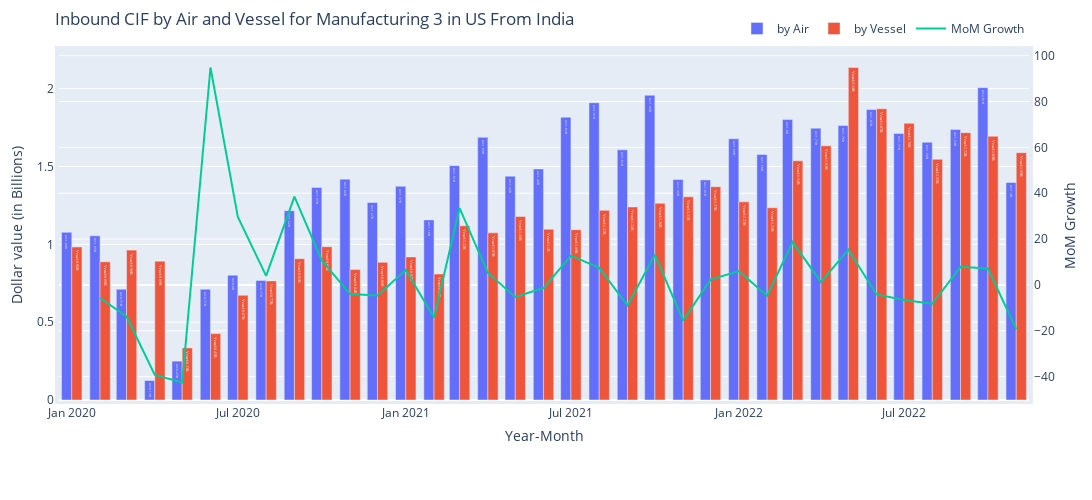
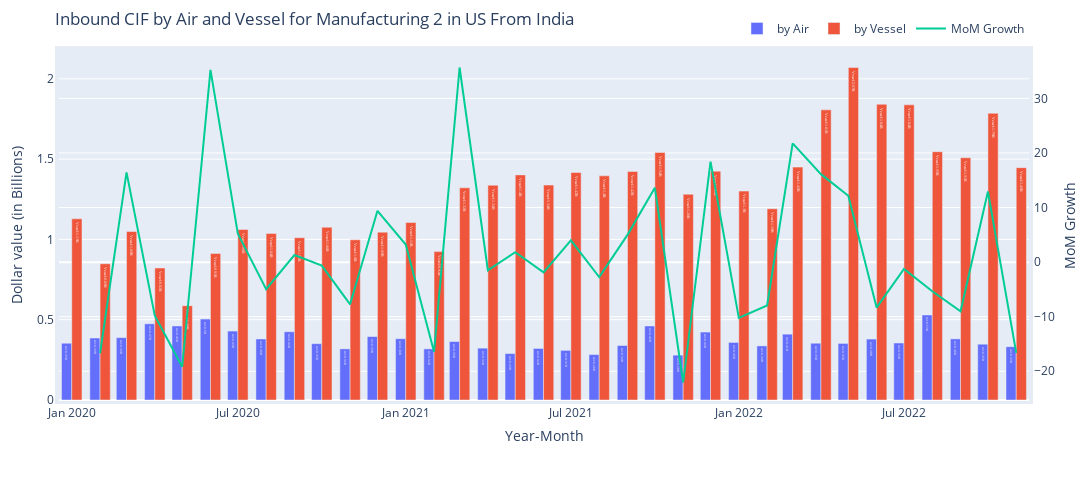
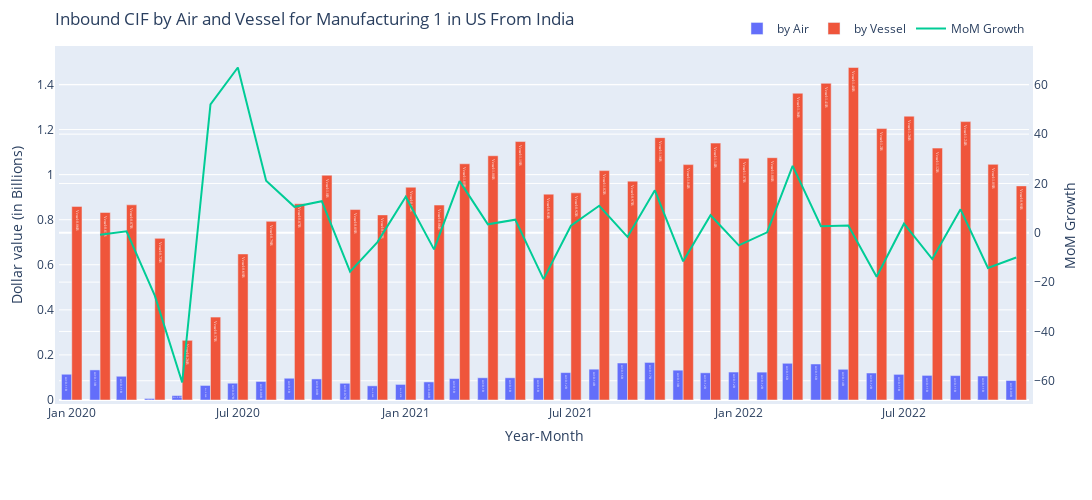
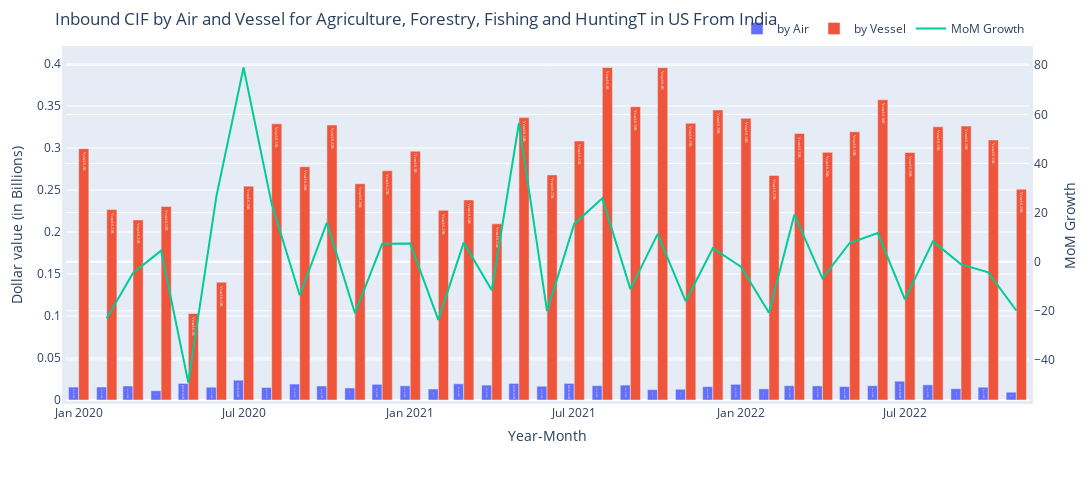

Notebook source saved alongside these figures, in order:
### Code cell
for na2Code in tempdf['NA2'].unique():MoMChangePlotbyNA2(tempdf,na2Code)

### Figure 1 — Plotly figure (JSON) as saved in the notebook; plotly's stock layout.template omitted (floating-point values rounded to 4 significant figures)
{"data": [{"hoverinfo": "text", "insidetextanchor": "end", "name": "by Air", "text": ["Air:1.08B", "Air:1.05B", "Air:0.71B", "Air:0.13B", "Air:0.25B", "Air:0.71B", "Air:0.8B", "Air:0.77B", "Air:1.22B", "Air:1.37B", "Air:1.42B", "Air:1.27B", "Air:1.37B", "Air:1.16B", "Air:1.51B", "Air:1.69B", "Air:1.44B", "Air:1.48B", "Air:1.82B", "Air:1.91B", "Air:1.61B", "Air:1.96B", "Air:1.42B", "Air:1.41B", "Air:1.68B", "Air:1.58B", "Air:1.8B", "Air:1.75B", "Air:1.76B", "Air:1.87B", "Air:1.71B", "Air:1.66B", "Air:1.74B", "Air:2.01B", "Air:1.4B"], "textfont": {"size": 30}, "textposition": "inside", "type": "bar", "x": ["2020-01", "2020-02", "2020-03", "2020-04", "2020-05", "2020-06", "2020-07", "2020-08", "2020-09", "2020-10", "2020-11", "2020-12", "2021-01", "2021-02", "2021-03", "2021-04", "2021-05", "2021-06", "2021-07", "2021-08", "2021-09", "2021-10", "2021-11", "2021-12", "2022-01", "2022-02", "2022-03", "2022-04", "2022-05", "2022-06", "2022-07", "2022-08", "2022-09", "2022-10", "2022-11"], "y": [1.077, 1.055, 0.712, 0.1251, 0.2496, 0.7115, 0.8022, 0.7681, 1.216, 1.366, 1.419, 1.268, 1.373, 1.157, 1.505, 1.688, 1.438, 1.484, 1.817, 1.91, 1.607, 1.958, 1.416, 1.414, 1.678, 1.577, 1.801, 1.746, 1.763, 1.866, 1.712, 1.656, 1.737, 2.006, 1.397], "yaxis": "y"}, {"hoverinfo": "text", "name": "by Vessel", "text": ["Vessel:0.98B", "Vessel:0.89B", "Vessel:0.96B", "Vessel:0.89B", "Vessel:0.33B", "Vessel:0.43B", "Vessel:0.67B", "Vessel:0.77B", "Vessel:0.91B", "Vessel:0.98B", "Vessel:0.84B", "Vessel:0.88B", "Vessel:0.92B", "Vessel:0.81B", "Vessel:1.12B", "Vessel:1.07B", "Vessel:1.18B", "Vessel:1.1B", "Vessel:1.09B", "Vessel:1.22B", "Vessel:1.24B", "Vessel:1.26B", "Vessel:1.31B", "Vessel:1.37B", "Vessel:1.27B", "Vessel:1.23B", "Vessel:1.54B", "Vessel:1.63B", "Vessel:2.14B", "Vessel:1.87B", "Vessel:1.78B", "Vessel:1.55B", "Vessel:1.72B", "Vessel:1.69B", "Vessel:1.59B"], "textfont": {"color": "white", "family": "sans serif", "size": 30}, "textposition": "inside", "type": "bar", "x": ["2020-01", "2020-02", "2020-03", "2020-04", "2020-05", "2020-06", "2020-07", "2020-08", "2020-09", "2020-10", "2020-11", "2020-12", "2021-01", "2021-02", "2021-03", "2021-04", "2021-05", "2021-06", "2021-07", "2021-08", "2021-09", "2021-10", "2021-11", "2021-12", "2022-01", "2022-02", "2022-03", "2022-04", "2022-05", "2022-06", "2022-07", "2022-08", "2022-09", "2022-10", "2022-11"], "y": [0.9831, 0.8877, 0.9629, 0.8921, 0.3346, 0.4266, 0.6729, 0.7652, 0.9077, 0.9844, 0.8379, 0.8842, 0.9193, 0.8095, 1.119, 1.074, 1.179, 1.097, 1.094, 1.218, 1.24, 1.264, 1.305, 1.37, 1.273, 1.235, 1.536, 1.633, 2.136, 1.871, 1.778, 1.546, 1.717, 1.694, 1.589], "yaxis": "y"}, {"hoverinfo": "text", "hovertemplate": "%{y:.2f}%%{_xother}", "name": "MoM Growth", "text": "{y2:.2f}%", "textfont": {"size": 30}, "type": "scatter", "x": ["2020-01", "2020-02", "2020-03", "2020-04", "2020-05", "2020-06", "2020-07", "2020-08", "2020-09", "2020-10", "2020-11", "2020-12", "2021-01", "2021-02", "2021-03", "2021-04", "2021-05", "2021-06", "2021-07", "2021-08", "2021-09", "2021-10", "2021-11", "2021-12", "2022-01", "2022-02", "2022-03", "2022-04", "2022-05", "2022-06", "2022-07", "2022-08", "2022-09", "2022-10", "2022-11"], "xperiodalignment": "middle", "y": [null, -5.729, -13.77, -39.27, -42.57, 94.83, 29.6, 3.95, 38.51, 10.65, -3.974, -4.608, 6.485, -14.21, 33.47, 5.213, -5.239, -1.362, 12.77, 7.457, -8.974, 13.13, -15.52, 2.31, 5.998, -4.708, 18.69, 1.235, 15.39, -4.156, -6.617, -8.237, 7.88, 7.124, -19.31], "yaxis": "y2"}], "layout": {"autosize": false, "barmode": "group", "height": 500, "hovermode": "x unified", "legend": {"orientation": "h", "x": 1, "xanchor": "right", "y": 1.02, "yanchor": "bottom"}, "margin": {"b": 100, "l": 50, "pad": 4, "r": 50, "t": 50}, "title": {"text": "Inbound CIF by Air and Vessel for Manufacturing 3 in US From India"}, "width": 1400, "xaxis": {"title": {"text": "Year-Month"}}, "yaxis": {"side": "left", "title": {"text": "Dollar value (in Billions)"}}, "yaxis2": {"overlaying": "y", "side": "right", "title": {"text": "MoM Growth"}}}}

### Figure 2 — Plotly figure (JSON) as saved in the notebook; plotly's stock layout.template omitted (floating-point values rounded to 4 significant figures)
{"data": [{"hoverinfo": "text", "insidetextanchor": "end", "name": "by Air", "text": ["Air:0.35B", "Air:0.39B", "Air:0.39B", "Air:0.47B", "Air:0.46B", "Air:0.5B", "Air:0.43B", "Air:0.38B", "Air:0.42B", "Air:0.35B", "Air:0.32B", "Air:0.39B", "Air:0.38B", "Air:0.32B", "Air:0.36B", "Air:0.32B", "Air:0.29B", "Air:0.32B", "Air:0.31B", "Air:0.28B", "Air:0.34B", "Air:0.46B", "Air:0.28B", "Air:0.42B", "Air:0.36B", "Air:0.34B", "Air:0.41B", "Air:0.35B", "Air:0.35B", "Air:0.38B", "Air:0.35B", "Air:0.53B", "Air:0.38B", "Air:0.35B", "Air:0.33B"], "textfont": {"size": 30}, "textposition": "inside", "type": "bar", "x": ["2020-01", "2020-02", "2020-03", "2020-04", "2020-05", "2020-06", "2020-07", "2020-08", "2020-09", "2020-10", "2020-11", "2020-12", "2021-01", "2021-02", "2021-03", "2021-04", "2021-05", "2021-06", "2021-07", "2021-08", "2021-09", "2021-10", "2021-11", "2021-12", "2022-01", "2022-02", "2022-03", "2022-04", "2022-05", "2022-06", "2022-07", "2022-08", "2022-09", "2022-10", "2022-11"], "y": [0.3535, 0.386, 0.3883, 0.4745, 0.461, 0.5042, 0.4293, 0.3799, 0.425, 0.3506, 0.3184, 0.3949, 0.3815, 0.3183, 0.364, 0.3229, 0.2891, 0.321, 0.309, 0.2828, 0.3394, 0.4609, 0.2793, 0.4231, 0.3584, 0.3369, 0.4101, 0.3536, 0.3523, 0.3793, 0.3549, 0.5294, 0.3806, 0.3475, 0.3317], "yaxis": "y"}, {"hoverinfo": "text", "name": "by Vessel", "text": ["Vessel:1.13B", "Vessel:0.85B", "Vessel:1.05B", "Vessel:0.82B", "Vessel:0.59B", "Vessel:0.91B", "Vessel:1.06B", "Vessel:1.04B", "Vessel:1.01B", "Vessel:1.08B", "Vessel:1.0B", "Vessel:1.05B", "Vessel:1.11B", "Vessel:0.92B", "Vessel:1.32B", "Vessel:1.34B", "Vessel:1.4B", "Vessel:1.34B", "Vessel:1.42B", "Vessel:1.4B", "Vessel:1.42B", "Vessel:1.54B", "Vessel:1.28B", "Vessel:1.43B", "Vessel:1.3B", "Vessel:1.19B", "Vessel:1.45B", "Vessel:1.81B", "Vessel:2.07B", "Vessel:1.84B", "Vessel:1.84B", "Vessel:1.55B", "Vessel:1.51B", "Vessel:1.79B", "Vessel:1.45B"], "textfont": {"color": "white", "family": "sans serif", "size": 30}, "textposition": "inside", "type": "bar", "x": ["2020-01", "2020-02", "2020-03", "2020-04", "2020-05", "2020-06", "2020-07", "2020-08", "2020-09", "2020-10", "2020-11", "2020-12", "2021-01", "2021-02", "2021-03", "2021-04", "2021-05", "2021-06", "2021-07", "2021-08", "2021-09", "2021-10", "2021-11", "2021-12", "2022-01", "2022-02", "2022-03", "2022-04", "2022-05", "2022-06", "2022-07", "2022-08", "2022-09", "2022-10", "2022-11"], "y": [1.128, 0.8485, 1.049, 0.822, 0.587, 0.9127, 1.062, 1.037, 1.011, 1.076, 0.9977, 1.045, 1.105, 0.924, 1.321, 1.337, 1.402, 1.338, 1.417, 1.396, 1.423, 1.541, 1.281, 1.425, 1.301, 1.191, 1.45, 1.807, 2.071, 1.842, 1.838, 1.546, 1.508, 1.786, 1.447], "yaxis": "y"}, {"hoverinfo": "text", "hovertemplate": "%{y:.2f}%%{_xother}", "name": "MoM Growth", "text": "{y2:.2f}%", "textfont": {"size": 30}, "type": "scatter", "x": ["2020-01", "2020-02", "2020-03", "2020-04", "2020-05", "2020-06", "2020-07", "2020-08", "2020-09", "2020-10", "2020-11", "2020-12", "2021-01", "2021-02", "2021-03", "2021-04", "2021-05", "2021-06", "2021-07", "2021-08", "2021-09", "2021-10", "2021-11", "2021-12", "2022-01", "2022-02", "2022-03", "2022-04", "2022-05", "2022-06", "2022-07", "2022-08", "2022-09", "2022-10", "2022-11"], "xperiodalignment": "middle", "y": [null, -16.7, 16.46, -9.818, -19.17, 35.22, 5.227, -4.956, 1.304, -0.6381, -7.732, 9.412, 3.234, -16.44, 35.67, -1.486, 1.842, -1.872, 4.004, -2.731, 4.997, 13.61, -22.06, 18.42, -10.21, -7.934, 21.77, 16.12, 12.16, -8.335, -1.261, -5.345, -8.998, 12.93, -16.63], "yaxis": "y2"}], "layout": {"autosize": false, "barmode": "group", "height": 500, "hovermode": "x unified", "legend": {"orientation": "h", "x": 1, "xanchor": "right", "y": 1.02, "yanchor": "bottom"}, "margin": {"b": 100, "l": 50, "pad": 4, "r": 50, "t": 50}, "title": {"text": "Inbound CIF by Air and Vessel for Manufacturing 2 in US From India"}, "width": 1400, "xaxis": {"title": {"text": "Year-Month"}}, "yaxis": {"side": "left", "title": {"text": "Dollar value (in Billions)"}}, "yaxis2": {"overlaying": "y", "side": "right", "title": {"text": "MoM Growth"}}}}

### Figure 3 — Plotly figure (JSON) as saved in the notebook; plotly's stock layout.template omitted (floating-point values rounded to 4 significant figures)
{"data": [{"hoverinfo": "text", "insidetextanchor": "end", "name": "by Air", "text": ["Air:0.11B", "Air:0.13B", "Air:0.11B", "Air:0.01B", "Air:0.02B", "Air:0.06B", "Air:0.07B", "Air:0.08B", "Air:0.1B", "Air:0.09B", "Air:0.07B", "Air:0.06B", "Air:0.07B", "Air:0.08B", "Air:0.1B", "Air:0.1B", "Air:0.1B", "Air:0.1B", "Air:0.12B", "Air:0.14B", "Air:0.16B", "Air:0.17B", "Air:0.13B", "Air:0.12B", "Air:0.12B", "Air:0.12B", "Air:0.16B", "Air:0.16B", "Air:0.14B", "Air:0.12B", "Air:0.11B", "Air:0.11B", "Air:0.11B", "Air:0.11B", "Air:0.09B"], "textfont": {"size": 30}, "textposition": "inside", "type": "bar", "x": ["2020-01", "2020-02", "2020-03", "2020-04", "2020-05", "2020-06", "2020-07", "2020-08", "2020-09", "2020-10", "2020-11", "2020-12", "2021-01", "2021-02", "2021-03", "2021-04", "2021-05", "2021-06", "2021-07", "2021-08", "2021-09", "2021-10", "2021-11", "2021-12", "2022-01", "2022-02", "2022-03", "2022-04", "2022-05", "2022-06", "2022-07", "2022-08", "2022-09", "2022-10", "2022-11"], "y": [0.1143, 0.1335, 0.1054, 0.006769, 0.01972, 0.06456, 0.07443, 0.08218, 0.09649, 0.09351, 0.07418, 0.0629, 0.06914, 0.08018, 0.09513, 0.09863, 0.09861, 0.09824, 0.1216, 0.1368, 0.1642, 0.1667, 0.1323, 0.1206, 0.1241, 0.1237, 0.1629, 0.1598, 0.1363, 0.1198, 0.1137, 0.1092, 0.1084, 0.1064, 0.08647], "yaxis": "y"}, {"hoverinfo": "text", "name": "by Vessel", "text": ["Vessel:0.86B", "Vessel:0.83B", "Vessel:0.87B", "Vessel:0.72B", "Vessel:0.26B", "Vessel:0.37B", "Vessel:0.65B", "Vessel:0.79B", "Vessel:0.87B", "Vessel:1.0B", "Vessel:0.85B", "Vessel:0.82B", "Vessel:0.94B", "Vessel:0.86B", "Vessel:1.05B", "Vessel:1.08B", "Vessel:1.15B", "Vessel:0.91B", "Vessel:0.92B", "Vessel:1.02B", "Vessel:0.97B", "Vessel:1.16B", "Vessel:1.04B", "Vessel:1.14B", "Vessel:1.07B", "Vessel:1.08B", "Vessel:1.36B", "Vessel:1.41B", "Vessel:1.48B", "Vessel:1.2B", "Vessel:1.26B", "Vessel:1.12B", "Vessel:1.24B", "Vessel:1.05B", "Vessel:0.95B"], "textfont": {"color": "white", "family": "sans serif", "size": 30}, "textposition": "inside", "type": "bar", "x": ["2020-01", "2020-02", "2020-03", "2020-04", "2020-05", "2020-06", "2020-07", "2020-08", "2020-09", "2020-10", "2020-11", "2020-12", "2021-01", "2021-02", "2021-03", "2021-04", "2021-05", "2021-06", "2021-07", "2021-08", "2021-09", "2021-10", "2021-11", "2021-12", "2022-01", "2022-02", "2022-03", "2022-04", "2022-05", "2022-06", "2022-07", "2022-08", "2022-09", "2022-10", "2022-11"], "y": [0.8591, 0.8322, 0.866, 0.7172, 0.2648, 0.368, 0.6481, 0.7926, 0.8704, 0.9972, 0.845, 0.8214, 0.9441, 0.865, 1.048, 1.084, 1.147, 0.9133, 0.9191, 1.018, 0.9711, 1.164, 1.044, 1.14, 1.072, 1.075, 1.361, 1.405, 1.475, 1.204, 1.259, 1.118, 1.235, 1.046, 0.9501], "yaxis": "y"}, {"hoverinfo": "text", "hovertemplate": "%{y:.2f}%%{_xother}", "name": "MoM Growth", "text": "{y2:.2f}%", "textfont": {"size": 30}, "type": "scatter", "x": ["2020-01", "2020-02", "2020-03", "2020-04", "2020-05", "2020-06", "2020-07", "2020-08", "2020-09", "2020-10", "2020-11", "2020-12", "2021-01", "2021-02", "2021-03", "2021-04", "2021-05", "2021-06", "2021-07", "2021-08", "2021-09", "2021-10", "2021-11", "2021-12", "2022-01", "2022-02", "2022-03", "2022-04", "2022-05", "2022-06", "2022-07", "2022-08", "2022-09", "2022-10", "2022-11"], "xperiodalignment": "middle", "y": [null, -0.7841, 0.5795, -25.46, -60.7, 52.04, 67.02, 21.08, 10.53, 12.8, -15.72, -3.796, 14.58, -6.72, 20.96, 3.425, 5.326, -18.78, 2.885, 10.95, -1.678, 17.23, -11.58, 7.114, -5.081, 0.1933, 27.13, 2.695, 2.976, -17.84, 3.7, -10.65, 9.515, -14.26, -10.02], "yaxis": "y2"}], "layout": {"autosize": false, "barmode": "group", "height": 500, "hovermode": "x unified", "legend": {"orientation": "h", "x": 1, "xanchor": "right", "y": 1.02, "yanchor": "bottom"}, "margin": {"b": 100, "l": 50, "pad": 4, "r": 50, "t": 50}, "title": {"text": "Inbound CIF by Air and Vessel for Manufacturing 1 in US From India"}, "width": 1400, "xaxis": {"title": {"text": "Year-Month"}}, "yaxis": {"side": "left", "title": {"text": "Dollar value (in Billions)"}}, "yaxis2": {"overlaying": "y", "side": "right", "title": {"text": "MoM Growth"}}}}

### Figure 4 — Plotly figure (JSON) as saved in the notebook; plotly's stock layout.template omitted (floating-point values rounded to 4 significant figures)
{"data": [{"hoverinfo": "text", "insidetextanchor": "end", "name": "by Air", "text": ["Air:0.02B", "Air:0.02B", "Air:0.02B", "Air:0.01B", "Air:0.02B", "Air:0.02B", "Air:0.02B", "Air:0.01B", "Air:0.02B", "Air:0.02B", "Air:0.01B", "Air:0.02B", "Air:0.02B", "Air:0.01B", "Air:0.02B", "Air:0.02B", "Air:0.02B", "Air:0.02B", "Air:0.02B", "Air:0.02B", "Air:0.02B", "Air:0.01B", "Air:0.01B", "Air:0.02B", "Air:0.02B", "Air:0.01B", "Air:0.02B", "Air:0.02B", "Air:0.02B", "Air:0.02B", "Air:0.02B", "Air:0.02B", "Air:0.01B", "Air:0.02B", "Air:0.01B"], "textfont": {"size": 30}, "textposition": "inside", "type": "bar", "x": ["2020-01", "2020-02", "2020-03", "2020-04", "2020-05", "2020-06", "2020-07", "2020-08", "2020-09", "2020-10", "2020-11", "2020-12", "2021-01", "2021-02", "2021-03", "2021-04", "2021-05", "2021-06", "2021-07", "2021-08", "2021-09", "2021-10", "2021-11", "2021-12", "2022-01", "2022-02", "2022-03", "2022-04", "2022-05", "2022-06", "2022-07", "2022-08", "2022-09", "2022-10", "2022-11"], "y": [0.01539, 0.0154, 0.01664, 0.01099, 0.01971, 0.0152, 0.02358, 0.01488, 0.019, 0.01665, 0.01433, 0.01869, 0.01688, 0.01308, 0.01931, 0.01773, 0.01974, 0.01635, 0.01976, 0.01707, 0.01774, 0.01237, 0.01281, 0.01587, 0.01868, 0.01325, 0.01697, 0.01677, 0.01599, 0.01699, 0.02239, 0.01806, 0.01342, 0.0152, 0.009267], "yaxis": "y"}, {"hoverinfo": "text", "name": "by Vessel", "text": ["Vessel:0.3B", "Vessel:0.23B", "Vessel:0.21B", "Vessel:0.23B", "Vessel:0.1B", "Vessel:0.14B", "Vessel:0.25B", "Vessel:0.33B", "Vessel:0.28B", "Vessel:0.33B", "Vessel:0.26B", "Vessel:0.27B", "Vessel:0.3B", "Vessel:0.23B", "Vessel:0.24B", "Vessel:0.21B", "Vessel:0.34B", "Vessel:0.27B", "Vessel:0.31B", "Vessel:0.4B", "Vessel:0.35B", "Vessel:0.4B", "Vessel:0.33B", "Vessel:0.35B", "Vessel:0.34B", "Vessel:0.27B", "Vessel:0.32B", "Vessel:0.29B", "Vessel:0.32B", "Vessel:0.36B", "Vessel:0.29B", "Vessel:0.33B", "Vessel:0.33B", "Vessel:0.31B", "Vessel:0.25B"], "textfont": {"color": "white", "family": "sans serif", "size": 30}, "textposition": "inside", "type": "bar", "x": ["2020-01", "2020-02", "2020-03", "2020-04", "2020-05", "2020-06", "2020-07", "2020-08", "2020-09", "2020-10", "2020-11", "2020-12", "2021-01", "2021-02", "2021-03", "2021-04", "2021-05", "2021-06", "2021-07", "2021-08", "2021-09", "2021-10", "2021-11", "2021-12", "2022-01", "2022-02", "2022-03", "2022-04", "2022-05", "2022-06", "2022-07", "2022-08", "2022-09", "2022-10", "2022-11"], "y": [0.2992, 0.2267, 0.2144, 0.2305, 0.103, 0.1401, 0.2546, 0.3288, 0.2777, 0.3273, 0.2575, 0.2729, 0.2962, 0.2258, 0.2382, 0.2098, 0.3362, 0.268, 0.3083, 0.3959, 0.3491, 0.3957, 0.3296, 0.3454, 0.3353, 0.2673, 0.3173, 0.2948, 0.3193, 0.3574, 0.2947, 0.3252, 0.3261, 0.3096, 0.251], "yaxis": "y"}, {"hoverinfo": "text", "hovertemplate": "%{y:.2f}%%{_xother}", "name": "MoM Growth", "text": "{y2:.2f}%", "textfont": {"size": 30}, "type": "scatter", "x": ["2020-01", "2020-02", "2020-03", "2020-04", "2020-05", "2020-06", "2020-07", "2020-08", "2020-09", "2020-10", "2020-11", "2020-12", "2021-01", "2021-02", "2021-03", "2021-04", "2021-05", "2021-06", "2021-07", "2021-08", "2021-09", "2021-10", "2021-11", "2021-12", "2022-01", "2022-02", "2022-03", "2022-04", "2022-05", "2022-06", "2022-07", "2022-08", "2022-09", "2022-10", "2022-11"], "xperiodalignment": "middle", "y": [null, -23.04, -4.564, 4.515, -49.18, 26.59, 79.06, 23.57, -13.66, 15.92, -20.96, 7.276, 7.36, -23.7, 7.767, -11.64, 56.46, -20.12, 15.4, 25.85, -11.16, 11.23, -16.09, 5.504, -2.001, -20.75, 19.14, -6.771, 7.617, 11.66, -15.33, 8.273, -1.081, -4.334, -19.87], "yaxis": "y2"}], "layout": {"autosize": false, "barmode": "group", "height": 500, "hovermode": "x unified", "legend": {"orientation": "h", "x": 1, "xanchor": "right", "y": 1.02, "yanchor": "bottom"}, "margin": {"b": 100, "l": 50, "pad": 4, "r": 50, "t": 50}, "title": {"text": "Inbound CIF by Air and Vessel for Agriculture, Forestry, Fishing and HuntingT in US From India"}, "width": 1400, "xaxis": {"title": {"text": "Year-Month"}}, "yaxis": {"side": "left", "title": {"text": "Dollar value (in Billions)"}}, "yaxis2": {"overlaying": "y", "side": "right", "title": {"text": "MoM Growth"}}}}
